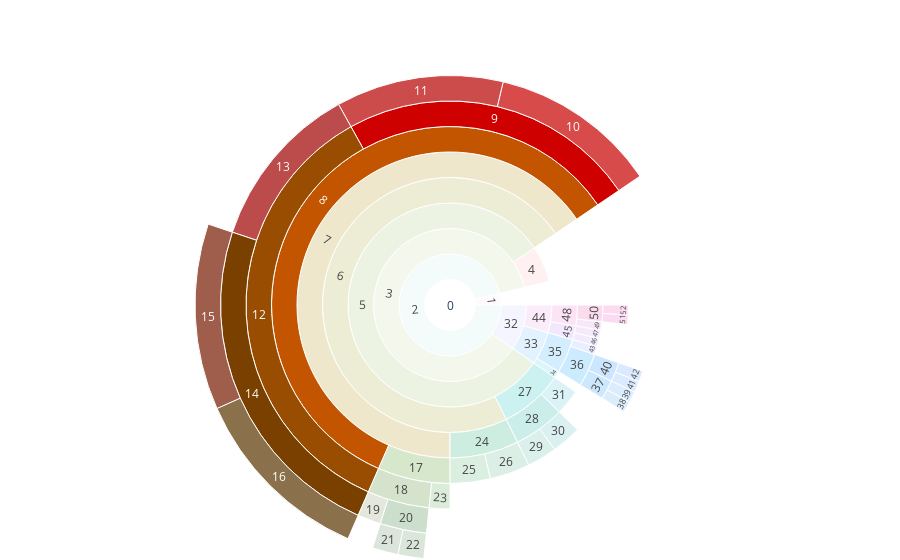

Notebook code cell kept with this figure:
### Code cell
fig = zoom_node_sun(t2, '8')[0]
fig.show()
fig.write_image('pic/sun_8_new.pdf')

### Figure 1 — Plotly figure (JSON) as saved in the notebook; plotly's stock layout.template omitted (floating-point values rounded to 4 significant figures)
{"data": [{"branchvalues": "total", "domain": {"x": [0, 1], "y": [0, 1]}, "hovertemplate": "id=%{label}<br>theta=%{value}<br>parent=%{parent}<extra></extra>", "labels": ["0", "1", "2", "3", "4", "5", "6", "7", "8", "9", "10", "11", "12", "13", "14", "15", "16", "17", "18", "19", "20", "21", "22", "23", "24", "25", "26", "27", "28", "29", "30", "31", "32", "33", "34", "35", "36", "37", "38", "39", "40", "41", "42", "43", "44", "45", "46", "47", "48", "49", "50", "51", "52"], "marker": {"colors": ["#ffffff", "#ffdee533", "#c8efea33", "#c9d59e33", "#ff9ba033", "#a3c37233", "#a7a63533", "#a8880033", "#c35400", "#cf0000", "#c80000", "#b70000", "#994d00", "#a10000", "#794000", "#771a00", "#5a3500", "#3a880033", "#2f710033", "#47560033", "#00600033", "#004a0033", "#004e0033", "#007b0033", "#00a75e33", "#00922d33", "#00935233", "#00bbb833", "#00a99833", "#00947433", "#00959633", "#00a8c233", "#cbccff33", "#6ec2ff33", "#00b8e233", "#2eabff33", "#009bff33", "#008df533", "#007de733", "#0079fc33", "#0080ff33", "#0072ff33", "#0068ff33", "#6c84ff33", "#e9a1e533", "#be8df533", "#9978f933", "#bb6ae833", "#ee79c733", "#d45cd233", "#ed4bab33", "#dd00ab33", "#e9008b33"]}, "name": "", "parents": ["", "0", "0", "2", "3", "3", "5", "6", "7", "8", "9", "9", "8", "12", "12", "14", "14", "7", "17", "18", "18", "20", "20", "17", "6", "24", "24", "5", "27", "28", "28", "27", "2", "32", "33", "33", "35", "36", "37", "37", "36", "40", "40", "35", "32", "44", "45", "45", "44", "48", "48", "50", "50"], "sort": false, "type": "sunburst", "values": [360, 13.33, 346.7, 312, 20.8, 291.2, 262.1, 235.9, 212.3, 84.91, 42.46, 42.46, 127.4, 42.46, 84.91, 42.46, 42.46, 23.59, 17.69, 5.897, 11.79, 5.897, 5.897, 5.897, 26.21, 13.1, 13.1, 29.12, 19.41, 9.707, 9.707, 9.707, 34.67, 18.91, 3.152, 15.76, 12.61, 6.303, 3.152, 3.152, 6.303, 3.152, 3.152, 3.152, 15.76, 6.303, 3.152, 3.152, 9.455, 3.152, 6.303, 3.152, 3.152]}], "layout": {"legend": {"tracegroupgap": 0}, "margin": {"b": 0, "l": 0, "r": 0, "t": 50}}}
